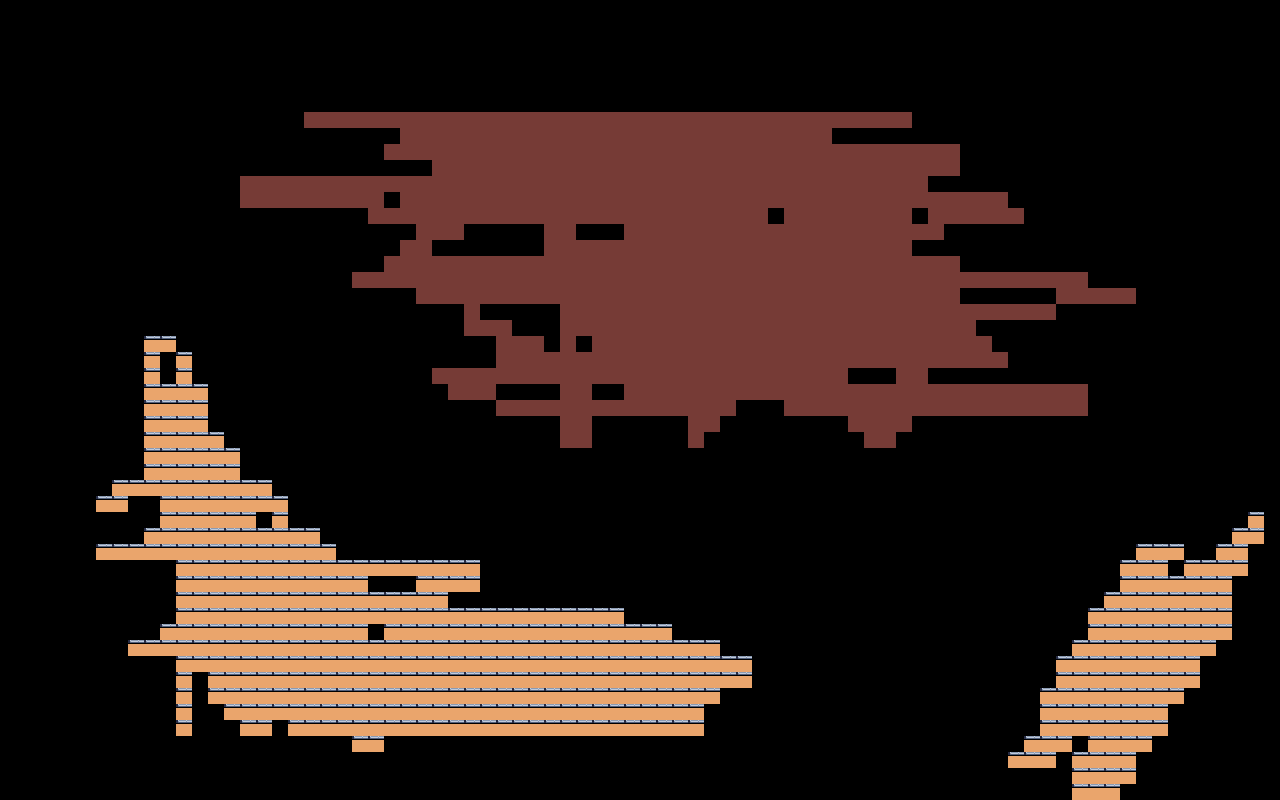

Below is a game level as drawn by its tile map, then a one-line description and the .tmx that defines it (tile-layer data replaced by summaries):
An orthogonal 80x50 tile map with 16x16 px tiles, 1 tile layer (Teren).

<map version="1.10" tiledversion="1.11.2" orientation="orthogonal" renderorder="right-down" width="80" height="50" tilewidth="16" tileheight="16" infinite="0" nextlayerid="2" nextobjectid="1">
 <tileset firstgid="1" source="tileset.tsx" />
 <layer id="1" name="Teren" width="80" height="50">
  <data>[4000 cells, 1188 non-empty, 2 distinct tile ids]</data>
 </layer>
</map>
